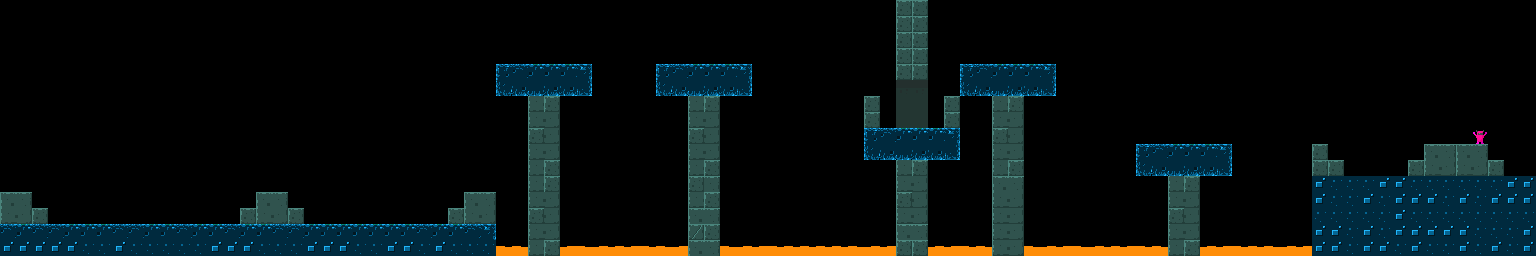

A 2D game scene composited from a Tiled map and its tileset images. What follows is a short description and the map's XML, with each tile layer's data collapsed to a summary:
An orthogonal 96x16 tile map with 16x16 px tiles, 3 tile layers (background, lava, ground), 4 tilesets and 10 objects (5x slime_spawner, 3x beefboy_spawner, player, GameEnd).

<map version="1.0" tiledversion="1.0.1" orientation="orthogonal" renderorder="right-down" width="96" height="16" tilewidth="16" tileheight="16" nextobjectid="82">
 <tileset firstgid="1" source="../graphics/grotto_escape.tsx" />
 <tileset firstgid="41" source="monsters.tsx" />
 <tileset firstgid="53" source="jail.tsx" />
 <tileset firstgid="56" source="pink.tsx" />
 <layer name="background" width="96" height="16">
  <data>[1536 cells, 7 non-empty, 3 distinct tile ids]</data>
 </layer>
 <objectgroup name="objects">
  <object id="72" name="player" type="player" x="16" y="176" width="16" height="16" />
  <object id="73" name="slimer" type="slime_spawner" x="128" y="208" width="16" height="16" />
  <object id="74" name="beef_boy" type="beefboy_spawner" x="368" y="208" width="16" height="16" />
  <object id="75" name="slimer" type="slime_spawner" x="544" y="48" width="16" height="16" />
  <object id="76" name="beef_boy" type="beefboy_spawner" x="896" y="112" width="16" height="16" />
  <object id="77" name="beef_boy" type="beefboy_spawner" x="1344" y="160" width="16" height="16" />
  <object id="78" name="slimer" type="slime_spawner" x="704" y="48" width="16" height="16" />
  <object id="79" name="slimer" type="slime_spawner" x="1008" y="48" width="16" height="16" />
  <object id="80" name="slimer" type="slime_spawner" x="1184" y="128" width="16" height="16" />
  <object id="81" name="GameEnd" type="GameEnd" x="1436" y="128" width="16" height="16" />
 </objectgroup>
 <layer name="lava" width="96" height="16">
  <data>[1536 cells, 67 non-empty, 7 distinct tile ids]</data>
 </layer>
 <layer name="ground" width="96" height="16">
  <data>[1536 cells, 301 non-empty, 16 distinct tile ids]</data>
 </layer>
</map>
